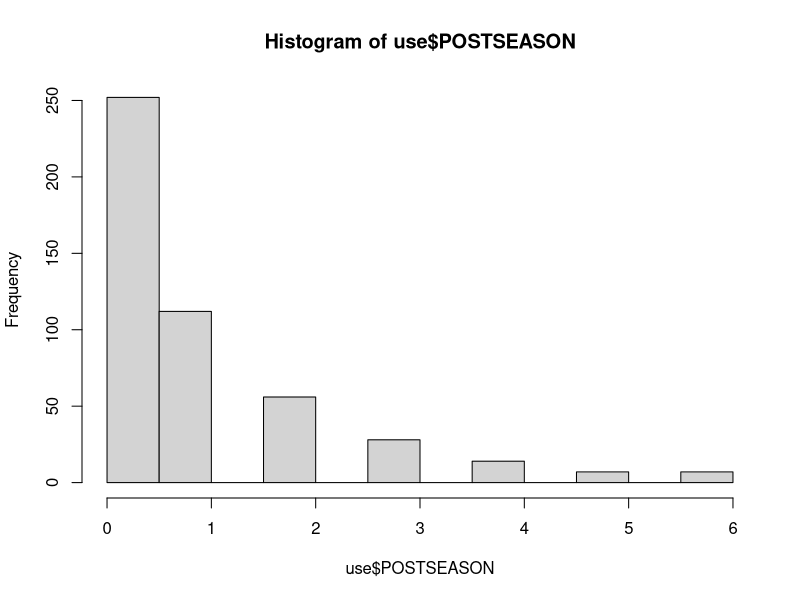

The R script that drew this image: (Note: this script raises an error after producing the figure.)
## Trying this package to get 2023 data: (3/13/23)
## https://github.com/andreweatherman/toRvik/blob/HEAD/R/bart_ratings.R
##

## devtools::install_github("andreweatherman/toRvik")

#library(toRvik)

#write.csv(bart_ratings(), "2023//2023.csv")
#write.csv(bart_ratings(2022), "2023//2022.csv")
#write.csv(bart_ratings(2021), "2023//2021.csv")
#write.csv(bart_ratings(2020), "2023//2020.csv")
#write.csv(bart_ratings(2019), "2023//2019.csv")
#write.csv(bart_ratings(2018), "2023//2018.csv")
#write.csv(bart_ratings(2017), "2023//2017.csv")
#write.csv(bart_ratings(2016), "2023//2016.csv")
#write.csv(bart_ratings(2015), "2023//2015.csv")

#data2023 <- read.csv("2023//2023.csv")
#data2022 <- read.csv("2023//2022.csv")
#data2021 <- read.csv("2023//2021.csv")
#data2020 <- read.csv("2023//2020.csv")
#data2019 <- read.csv("2023//2019.csv")
#data2018 <- read.csv("2023//2018.csv")
#data2017 <- read.csv("2023//2017.csv")
#data2016 <- read.csv("2023//2016.csv")
#data2015 <- read.csv("2023//2015.csv")

#data <- rbind(data2022,data2021,data2020,data2019,data2018,data2017,data2016,data2015)

#filtered <- na.omit(data)
#descr::freq(filtered$seed)

#write.csv(filtered, "2023//sevenyears.csv")

## (sometimes incorrect) scores taken from: https://www.ncaa.com/news/basketball-men/article/2020-05-06/2019-ncaa-tournament-bracket-scores-stats-records

use <- read.csv("2023//2015_2022_scored.csv.csv")   ## scored with above

names(use)[names(use) == "final"] <- "POSTSEASON"

use$POSTSEASON[use$POSTSEASON=="Champions"] <- 6     # Changing qualitative outcome to numeric (how many rounds won)
use$POSTSEASON[use$POSTSEASON=="2ND"] <- 5 
use$POSTSEASON[use$POSTSEASON=="F4"] <- 4 
use$POSTSEASON[use$POSTSEASON=="E8"] <- 3
use$POSTSEASON[use$POSTSEASON=="S16"] <- 2
use$POSTSEASON[use$POSTSEASON=="R32"] <- 1
use$POSTSEASON[use$POSTSEASON=="R64"] <- 0 

use$POSTSEASON <- as.numeric(use$POSTSEASON)
hist(use$POSTSEASON)

######################
######################

library(caret)

control <- trainControl(method="cv", number=10,verboseIter = TRUE)
metric <- "RMSE"

use2 <- use[,-c(1,2,3,4,21)]  # index, conf, year
use3 <- use[,-c(1,2,21)]

##########################################
##########################################
##########################################
##########################################

set.seed(32)
fit.lm <- train(POSTSEASON ~ ., data=use2, method="lm", metric=metric, trControl=control, preProcess = "knnImpute")
set.seed(56)
fit.wm <- train(POSTSEASON ~ ., data=use2, method="WM", metric=metric, trControl=control, preProcess = "knnImpute")
# fit.evtree <- train(POSTSEASON ~ ., data=use2, method="evtree", metric=metric, trControl=control)

# CART
set.seed(90)
fit.cart <- train(POSTSEASON~., data=use2, method="rpart", metric=metric, trControl=control, preProcess = "knnImpute")
# kNN
set.seed(12)
fit.knn <- train(POSTSEASON~., data=use2, method="knn", metric=metric, trControl=control, preProcess = "knnImpute")
# c) advanced algorithms
# SVM
set.seed(48)
fit.svm <- train(POSTSEASON~., data=use2, method="svmRadial", metric=metric, trControl=control, preProcess = "knnImpute")
# Random Forest
set.seed(87)
fit.rf <- train(POSTSEASON~., data=use2, method="rf", metric=metric, trControl=control, preProcess = "knnImpute")


# summarize accuracy of models
results <- resamples(list(cart=fit.cart, knn=fit.knn, svm=fit.svm, rf=fit.rf, lm=fit.lm, wm=fit.wm))
summary(results)
dotplot(results)



validate <- read.csv("2023//2023.csv")
validate <- na.omit(validate)
validate <- validate[,-c(1,2,3,20)]

predictions <- predict(fit.lm, validate)
write.csv(predictions, "2023//winner.csv")

teams <- read.csv("2023//2023.csv")
teams <- na.omit(teams)
teams <- teams[,2:4]
write.csv(teams, "2023//teams.csv")

